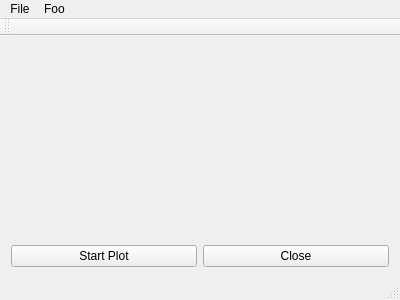
<?xml version="1.0" encoding="UTF-8"?>
<ui version="4.0">
 <class>MainWindow</class>
 <widget class="QMainWindow" name="MainWindow">
  <property name="geometry">
   <rect>
    <x>0</x>
    <y>0</y>
    <width>400</width>
    <height>300</height>
   </rect>
  </property>
  <property name="windowTitle">
   <string>MainWindow</string>
  </property>
  <widget class="QWidget" name="centralWidget">
   <layout class="QGridLayout" name="gridLayout">
    <item row="0" column="0" colspan="2">
     <widget class="QwtPlot" name="qwtPlot"/>
    </item>
    <item row="1" column="0">
     <widget class="QPushButton" name="btnStart">
      <property name="text">
       <string>Start Plot</string>
      </property>
     </widget>
    </item>
    <item row="1" column="1">
     <widget class="QPushButton" name="btn_quit">
      <property name="text">
       <string>Close</string>
      </property>
     </widget>
    </item>
   </layout>
  </widget>
  <widget class="QMenuBar" name="menuBar">
   <property name="geometry">
    <rect>
     <x>0</x>
     <y>0</y>
     <width>400</width>
     <height>20</height>
    </rect>
   </property>
   <widget class="QMenu" name="menuFile">
    <property name="title">
     <string>File</string>
    </property>
    <addaction name="actionNew"/>
    <addaction name="actionBla_bla"/>
    <addaction name="actionTut_tut"/>
   </widget>
   <widget class="QMenu" name="menuFoo">
    <property name="title">
     <string>Foo</string>
    </property>
    <addaction name="actionFoobar"/>
   </widget>
   <addaction name="menuFile"/>
   <addaction name="menuFoo"/>
  </widget>
  <widget class="QToolBar" name="mainToolBar">
   <attribute name="toolBarArea">
    <enum>TopToolBarArea</enum>
   </attribute>
   <attribute name="toolBarBreak">
    <bool>false</bool>
   </attribute>
  </widget>
  <widget class="QStatusBar" name="statusBar"/>
  <action name="actionNew">
   <property name="text">
    <string>New</string>
   </property>
  </action>
  <action name="actionBla_bla">
   <property name="text">
    <string>bla bla</string>
   </property>
  </action>
  <action name="actionTut_tut">
   <property name="text">
    <string>tut tut</string>
   </property>
  </action>
  <action name="actionFoobar">
   <property name="text">
    <string>Foobar</string>
   </property>
  </action>
 </widget>
 <layoutdefault spacing="6" margin="11"/>
 <customwidgets>
  <customwidget>
   <class>QwtPlot</class>
   <extends>QFrame</extends>
   <header>qwt_plot.h</header>
  </customwidget>
 </customwidgets>
 <resources/>
 <connections/>
</ui>
